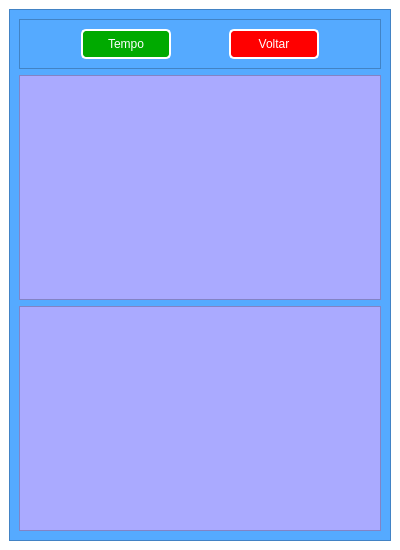
<?xml version="1.0" encoding="UTF-8"?>
<ui version="4.0">
 <class>MainWindow</class>
 <widget class="QMainWindow" name="MainWindow">
  <property name="geometry">
   <rect>
    <x>0</x>
    <y>0</y>
    <width>400</width>
    <height>550</height>
   </rect>
  </property>
  <property name="maximumSize">
   <size>
    <width>400</width>
    <height>550</height>
   </size>
  </property>
  <property name="windowTitle">
   <string>Tela das Câmeras</string>
  </property>
  <property name="styleSheet">
   <string notr="true">background-color: rgb(255, 255, 255);</string>
  </property>
  <widget class="QWidget" name="centralwidget">
   <layout class="QHBoxLayout" name="horizontalLayout">
    <item>
     <widget class="QFrame" name="frame">
      <property name="styleSheet">
       <string notr="true">background-color: rgb(85, 170, 255);</string>
      </property>
      <property name="frameShape">
       <enum>QFrame::StyledPanel</enum>
      </property>
      <property name="frameShadow">
       <enum>QFrame::Raised</enum>
      </property>
      <layout class="QVBoxLayout" name="verticalLayout">
       <item>
        <widget class="QFrame" name="frame_2">
         <property name="maximumSize">
          <size>
           <width>16777215</width>
           <height>50</height>
          </size>
         </property>
         <property name="styleSheet">
          <string notr="true"/>
         </property>
         <property name="frameShape">
          <enum>QFrame::StyledPanel</enum>
         </property>
         <property name="frameShadow">
          <enum>QFrame::Raised</enum>
         </property>
         <layout class="QHBoxLayout" name="horizontalLayout_4">
          <item>
           <widget class="QPushButton" name="bt_tempo">
            <property name="maximumSize">
             <size>
              <width>90</width>
              <height>30</height>
             </size>
            </property>
            <property name="styleSheet">
             <string notr="true">QPushButton{
	background-color: rgb(0, 170, 0);
font: 14pt &quot;Arial&quot;;
color: rgb(255, 255, 255);
border-style: outset;
border-radius: 5px;
border-width: 2px;
border-color: white
}
QPushButton:pressed{
	background-color: rgb(255, 255, 255);
	color: rgb(0, 0, 127);
	border-width: 2px;
	border-color: rgb(0, 0, 127)
}</string>
            </property>
            <property name="text">
             <string>Tempo</string>
            </property>
           </widget>
          </item>
          <item>
           <widget class="QPushButton" name="bt_tempo_2">
            <property name="maximumSize">
             <size>
              <width>90</width>
              <height>30</height>
             </size>
            </property>
            <property name="styleSheet">
             <string notr="true">QPushButton{
	background-color: rgb(255, 0, 0);
font: 14pt &quot;Arial&quot;;
color: rgb(255, 255, 255);
border-style: outset;
border-radius: 5px;
border-width: 2px;
border-color: white
}
QPushButton:pressed{
	background-color: rgb(255, 255, 255);
	color: rgb(0, 0, 127);
	border-width: 2px;
	border-color: rgb(0, 0, 127)
}</string>
            </property>
            <property name="text">
             <string>Voltar</string>
            </property>
           </widget>
          </item>
         </layout>
        </widget>
       </item>
       <item>
        <widget class="QFrame" name="frame_3">
         <property name="styleSheet">
          <string notr="true">background-color: rgb(170, 170, 255);</string>
         </property>
         <property name="frameShape">
          <enum>QFrame::StyledPanel</enum>
         </property>
         <property name="frameShadow">
          <enum>QFrame::Raised</enum>
         </property>
         <layout class="QHBoxLayout" name="horizontalLayout_2">
          <item>
           <widget class="QLabel" name="lb_camT">
            <property name="maximumSize">
             <size>
              <width>340</width>
              <height>205</height>
             </size>
            </property>
            <property name="text">
             <string>&lt;html&gt;&lt;head/&gt;&lt;body&gt;&lt;p align=&quot;center&quot;&gt;&lt;br/&gt;&lt;/p&gt;&lt;/body&gt;&lt;/html&gt;</string>
            </property>
           </widget>
          </item>
         </layout>
        </widget>
       </item>
       <item>
        <widget class="QFrame" name="frame_4">
         <property name="styleSheet">
          <string notr="true">background-color: rgb(170, 170, 255);</string>
         </property>
         <property name="frameShape">
          <enum>QFrame::StyledPanel</enum>
         </property>
         <property name="frameShadow">
          <enum>QFrame::Raised</enum>
         </property>
         <layout class="QHBoxLayout" name="horizontalLayout_3">
          <item>
           <widget class="QLabel" name="lb_camD">
            <property name="maximumSize">
             <size>
              <width>340</width>
              <height>205</height>
             </size>
            </property>
            <property name="text">
             <string>&lt;html&gt;&lt;head/&gt;&lt;body&gt;&lt;p align=&quot;center&quot;&gt;&lt;br/&gt;&lt;/p&gt;&lt;/body&gt;&lt;/html&gt;</string>
            </property>
           </widget>
          </item>
         </layout>
        </widget>
       </item>
      </layout>
     </widget>
    </item>
   </layout>
  </widget>
 </widget>
 <resources/>
 <connections/>
</ui>
